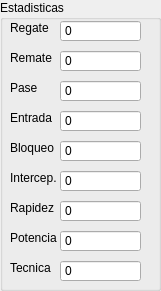
   <widget class="QGroupBox" name="groupBox">
    <property name="geometry">
     <rect>
      <x>20</x>
      <y>10</y>
      <width>161</width>
      <height>291</height>
     </rect>
    </property>
    <property name="title">
     <string>Estadisticas</string>
    </property>
    <widget class="QSpinBox" name="reg_st">
     <property name="geometry">
      <rect>
       <x>60</x>
       <y>20</y>
       <width>81</width>
       <height>22</height>
      </rect>
     </property>
     <property name="buttonSymbols">
      <enum>QAbstractSpinBox::NoButtons</enum>
     </property>
     <property name="maximum">
      <number>100000</number>
     </property>
    </widget>
    <widget class="QLabel" name="label">
     <property name="geometry">
      <rect>
       <x>10</x>
       <y>20</y>
       <width>49</width>
       <height>16</height>
      </rect>
     </property>
     <property name="text">
      <string>Regate</string>
     </property>
    </widget>
    <widget class="QLabel" name="label_5">
     <property name="geometry">
      <rect>
       <x>10</x>
       <y>50</y>
       <width>49</width>
       <height>16</height>
      </rect>
     </property>
     <property name="text">
      <string>Remate</string>
     </property>
    </widget>
    <widget class="QSpinBox" name="rem_st">
     <property name="geometry">
      <rect>
       <x>60</x>
       <y>50</y>
       <width>81</width>
       <height>22</height>
      </rect>
     </property>
     <property name="buttonSymbols">
      <enum>QAbstractSpinBox::NoButtons</enum>
     </property>
     <property name="maximum">
      <number>100000</number>
     </property>
    </widget>
    <widget class="QSpinBox" name="pas_st">
     <property name="geometry">
      <rect>
       <x>60</x>
       <y>80</y>
       <width>81</width>
       <height>22</height>
      </rect>
     </property>
     <property name="buttonSymbols">
      <enum>QAbstractSpinBox::NoButtons</enum>
     </property>
     <property name="maximum">
      <number>100000</number>
     </property>
    </widget>
    <widget class="QLabel" name="label_26">
     <property name="geometry">
      <rect>
       <x>10</x>
       <y>80</y>
       <width>49</width>
       <height>16</height>
      </rect>
     </property>
     <property name="text">
      <string>Pase</string>
     </property>
    </widget>
    <widget class="QLabel" name="label_27">
     <property name="geometry">
      <rect>
       <x>10</x>
       <y>110</y>
       <width>49</width>
       <height>16</height>
      </rect>
     </property>
     <property name="text">
      <string>Entrada</string>
     </property>
    </widget>
    <widget class="QSpinBox" name="ent_st">
     <property name="geometry">
      <rect>
       <x>60</x>
       <y>110</y>
       <width>81</width>
       <height>22</height>
      </rect>
     </property>
     <property name="buttonSymbols">
      <enum>QAbstractSpinBox::NoButtons</enum>
     </property>
     <property name="maximum">
      <number>100000</number>
     </property>
    </widget>
    <widget class="QLabel" name="label_28">
     <property name="geometry">
      <rect>
       <x>10</x>
       <y>140</y>
       <width>49</width>
       <height>16</height>
      </rect>
     </property>
     <property name="text">
      <string>Bloqueo</string>
     </property>
    </widget>
    <widget class="QSpinBox" name="blo_st">
     <property name="geometry">
      <rect>
       <x>60</x>
       <y>140</y>
       <width>81</width>
       <height>22</height>
      </rect>
     </property>
     <property name="buttonSymbols">
      <enum>QAbstractSpinBox::NoButtons</enum>
     </property>
     <property name="maximum">
      <number>100000</number>
     </property>
    </widget>
    <widget class="QLabel" name="label_29">
     <property name="geometry">
      <rect>
       <x>10</x>
       <y>170</y>
       <width>49</width>
       <height>16</height>
      </rect>
     </property>
     <property name="text">
      <string>Intercep.</string>
     </property>
    </widget>
    <widget class="QSpinBox" name="int_st">
     <property name="geometry">
      <rect>
       <x>60</x>
       <y>170</y>
       <width>81</width>
       <height>22</height>
      </rect>
     </property>
     <property name="buttonSymbols">
      <enum>QAbstractSpinBox::NoButtons</enum>
     </property>
     <property name="maximum">
      <number>100000</number>
     </property>
    </widget>
    <widget class="QLabel" name="label_30">
     <property name="geometry">
      <rect>
       <x>10</x>
       <y>230</y>
       <width>49</width>
       <height>16</height>
      </rect>
     </property>
     <property name="text">
      <string>Potencia</string>
     </property>
    </widget>
    <widget class="QSpinBox" name="pot_st">
     <property name="geometry">
      <rect>
       <x>60</x>
       <y>230</y>
       <width>81</width>
       <height>22</height>
      </rect>
     </property>
     <property name="buttonSymbols">
      <enum>QAbstractSpinBox::NoButtons</enum>
     </property>
     <property name="maximum">
      <number>100000</number>
     </property>
    </widget>
    <widget class="QSpinBox" name="tec_st">
     <property name="geometry">
      <rect>
       <x>60</x>
       <y>260</y>
       <width>81</width>
       <height>22</height>
      </rect>
     </property>
     <property name="buttonSymbols">
      <enum>QAbstractSpinBox::NoButtons</enum>
     </property>
     <property name="maximum">
      <number>100000</number>
     </property>
    </widget>
    <widget class="QLabel" name="label_31">
     <property name="geometry">
      <rect>
       <x>10</x>
       <y>200</y>
       <width>49</width>
       <height>16</height>
      </rect>
     </property>
     <property name="text">
      <string>Rapidez</string>
     </property>
    </widget>
    <widget class="QSpinBox" name="rap_st">
     <property name="geometry">
      <rect>
       <x>60</x>
       <y>200</y>
       <width>81</width>
       <height>22</height>
      </rect>
     </property>
     <property name="buttonSymbols">
      <enum>QAbstractSpinBox::NoButtons</enum>
     </property>
     <property name="maximum">
      <number>100000</number>
     </property>
    </widget>
    <widget class="QLabel" name="label_32">
     <property name="geometry">
      <rect>
       <x>10</x>
       <y>260</y>
       <width>49</width>
       <height>16</height>
      </rect>
     </property>
     <property name="text">
      <string>Tecnica</string>
     </property>
    </widget>
   </widget>
